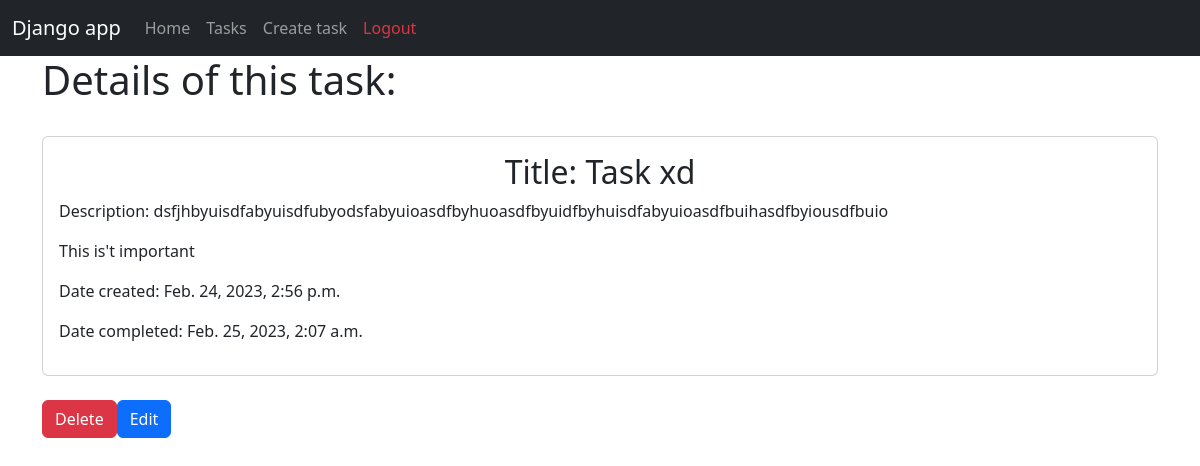
Screenshot of /tasks/4/ (signed in) with the database file from the repository.
### tasks/models.py (models this page shows)
class Task(models.Model):
    title = models.CharField(max_length=100)
    description = models.TextField(blank=True)
    date_created = models.DateTimeField(auto_now_add=True)
    date_completed = models.DateTimeField(null=True)
    important = models.BooleanField(default=False)
    user = models.ForeignKey(User, on_delete=models.CASCADE)
    def __str__(self):
        return self.title

### tasks/views.py (the view)
# urls.py: path("tasks/<int:id>/", views.detail_task, name="detail_task"),
@login_required
def detail_task(request, id):
    task = get_object_or_404(Task, id=id, user=request.user)
    return render(request, 'details_task.html', {'task': task})

### tasks/templates/details_task.html (shortened to what this page needs)
{% extends 'layout/base.html' %}
{% block body %}
    <h1> Details of this task: </h1>
    <br>
    <div class="card">
        <div class="card-body">
            <h2 class="text-center"> Title: {{ task }} </h2>
            <p> Description: {{task.description}} </p>
            <p>
                {% if task.important %}
                    This task is important
                {% else %}
                    This is't important
                {% endif %}
            </p>
            <p> Date created: {{ task.date_created }} </p>
            <p>
                Date completed:
                {% if task.date_completed == null %}
                    This task in not completed
                {% else %}
                    {{ task.date_completed }}
                {% endif %}
            </p>
        </div>
    </div>
    <br>
    <div class="btn-toolbar" role="toolbar" aria-label="Toolbar with button groups">
        <div class="btn-group" role="group" aria-label="Second group">
            <form action="{% url 'delete_task' task.id %}">
                <button class="btn btn-danger"> Delete </button>
            </form>
        </div>
        <div class="btn-group" role="group" aria-label="Third group">
            <form action="{% url 'edit_task' task.id %}">
                <button class="btn btn-primary"> Edit </button>
            </form>
        </div>
    </div>
{% endblock %}

### rows the page displays
Task: title "Task xd", description "dsfjhbyuisdfabyuisdfubyodsfabyuioasdfbyhuoasdfbyuidfbyhuisdfabyuioasdfbuihasdfbyiousdfbuio", date_created "Feb. 24, 2023, 2:56 p.m.", date_completed "Feb. 25, 2023, 2:07 a.m."
